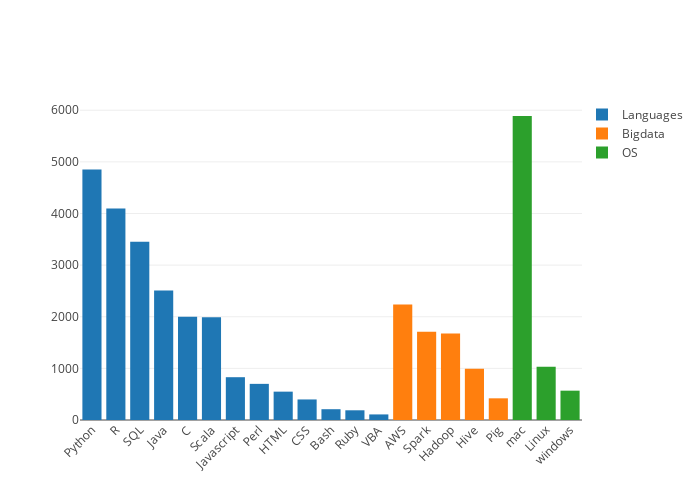

Notebook code for this chart:
### Code cell
layout = Layout(
    paper_bgcolor='rgba(0,0,0,0)',
    plot_bgcolor='rgba(0,0,0,0)'
)

bar_layout = Layout(
    barmode='group',
    height=500,
    width=700,
    xaxis=dict(tickangle=-45),
    paper_bgcolor='rgba(0,0,0,0)',
    plot_bgcolor='rgba(0,0,0,0)',
    legend=dict(x=1)
)

graph_data = []

skills1 = {'Languages':Languages, 'Bigdata': Bigdata, 'OS':OS }

for a, skill_dict in skills1.items():
    graph_data.append(go.Bar(
        x = list(skillset_df[a].index),
        y = list(skillset_df[a][1]),
        name = a))

py.offline.iplot(Figure(data=graph_data, layout=bar_layout), filename='Skillsets1')

### Figure 1 — Plotly figure (JSON) as saved in the notebook; plotly's stock layout.template omitted (floating-point values rounded to 4 significant figures)
{"data": [{"name": "Languages", "type": "bar", "uid": "d979de76-b7c1-11e8-a9e6-4c3488ea762f", "x": ["Python", "R", "SQL", "Java", "C", "Scala", "Javascript", "Perl", "HTML", "CSS", "Bash", "Ruby", "VBA"], "y": [4851, 4096, 3452, 2507, 1999, 1990, 829, 700, 549, 398, 209, 188, 108]}, {"name": "Bigdata", "type": "bar", "uid": "d979de77-b7c1-11e8-bdce-4c3488ea762f", "x": ["AWS", "Spark", "Hadoop", "Hive", "Pig"], "y": [2236, 1709, 1677, 995, 420]}, {"name": "OS", "type": "bar", "uid": "d979de78-b7c1-11e8-9af1-4c3488ea762f", "x": ["mac", "Linux", "windows"], "y": [5888, 1031, 568]}], "layout": {"barmode": "group", "height": 500, "legend": {"x": 1}, "paper_bgcolor": "rgba(0,0,0,0)", "plot_bgcolor": "rgba(0,0,0,0)", "width": 700, "xaxis": {"tickangle": -45}}}
